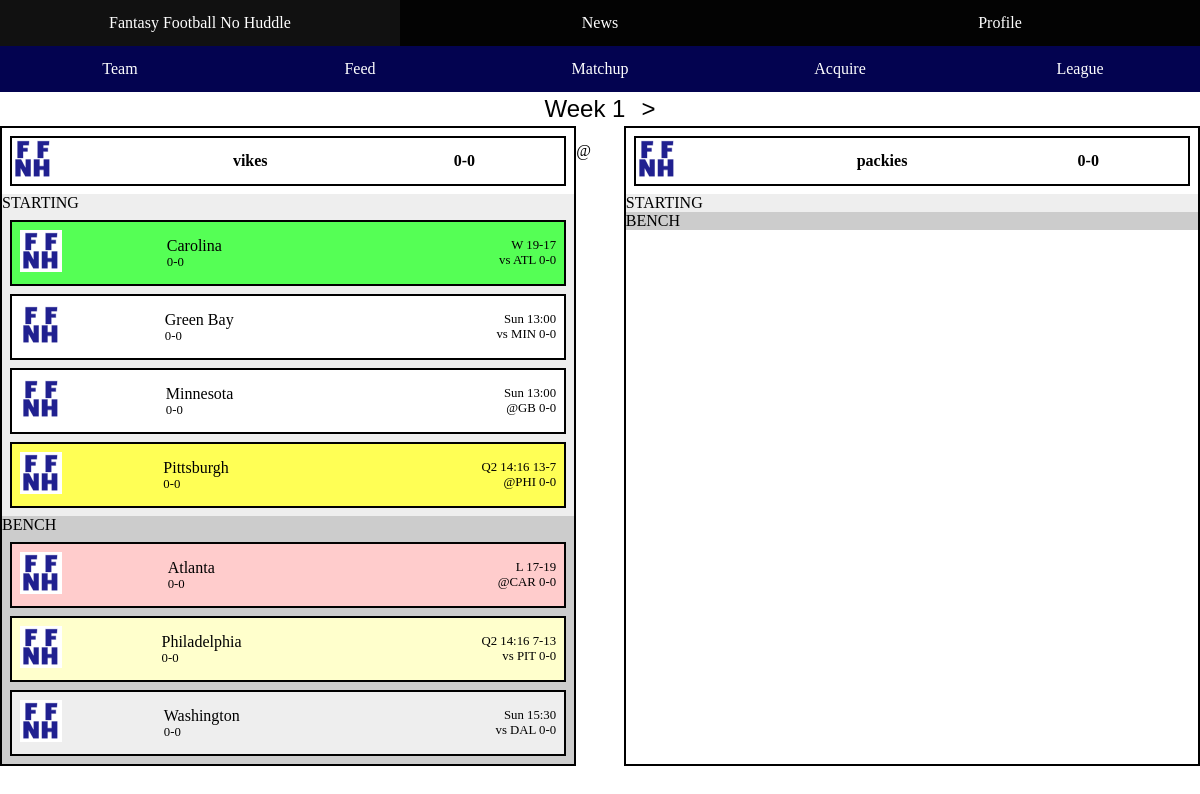
Screenshot of /matchup.php?currteamid=2 (signed in) with the database file from the repository.
### tables this page shows
CREATE TABLE fantasyteams (
	teamid INTEGER AUTO_INCREMENT, 
	owner VARCHAR(20), 
	league INTEGER, 
	teamname VARCHAR(40), 
	teamimage BLOB DEFAULT NULL, 
	wins	INTEGER DEFAULT 0, 
  losses	INTEGER DEFAULT 0, 
  ties	INTEGER DEFAULT 0,
    autostartlineup BOOLEAN DEFAULT false,
	PRIMARY KEY (teamid), 
	FOREIGN KEY (owner) REFERENCES profiles(username) ON UPDATE CASCADE ON DELETE SET NULL, 
	FOREIGN KEY (league) REFERENCES leagues(leagueid) ON DELETE CASCADE
);

CREATE TABLE nflteaminstances (
	nflteam VARCHAR(3), 
	league INTEGER, 
	instancenumber INTEGER,
	owner INTEGER DEFAULT NULL, 
	status ENUM ('starting', 'bench') DEFAULT NULL,
	PRIMARY KEY (nflteam, league, instancenumber),
	FOREIGN KEY (nflteam) REFERENCES nflteams(abbr) ON UPDATE CASCADE ON DELETE CASCADE, 
	FOREIGN KEY (league) REFERENCES leagues(leagueid) ON DELETE CASCADE,
	FOREIGN KEY (owner) REFERENCES fantasyteams(teamid) ON DELETE SET NULL
);

CREATE TABLE nflteams (
  abbr  VARCHAR(3),
  location    VARCHAR(40),
	mascot   VARCHAR(20),
	teamimage BLOB DEFAULT NULL,
  wins	INTEGER DEFAULT 0, 
  losses	INTEGER DEFAULT 0, 
  ties	INTEGER DEFAULT 0,
  PRIMARY KEY (abbr)
);

CREATE TABLE nflgames (
	week INTEGER, 
	hometeam VARCHAR(3), 
	awayteam VARCHAR(3), 
	day VARCHAR(3), 
	kickofftime TIME, 
	status ENUM ('upcoming', 'ongoing', 'final') DEFAULT 'upcoming', 
	homescore INTEGER, 
	awayscore INTEGER, 
	quarter INTEGER, 
	clock TIME, 
	PRIMARY KEY (week, hometeam, awayteam), 
	FOREIGN KEY(hometeam) REFERENCES nflteams(abbr) ON UPDATE CASCADE, 
	FOREIGN KEY(awayteam) REFERENCES nflteams(abbr) ON UPDATE CASCADE
);

### matchupfunction.php (called while the page is built)
<?php
function formGames($pdo, $teamid, $startstatus, &$games, $week){
	$statement = $pdo->prepare('SELECT i.nflteam, i.instancenumber, i.status,
	n.location, n.wins, n.losses, n.ties
	from nflteaminstances i
	join nflteams n on n.abbr = i.nflteam
	where owner = ?
	and status = ?');
	$statement->execute([$teamid, $startstatus]);
	$sqlarray = [];
	$numteams = 0;
	while ($row = $statement->fetch()) {
		$numteams = array_push($sqlarray, $row);
	}
	for ($i = 0; $i < $numteams; $i++) {
		array_push($games, new gameinstance);
		gameCreate($games[$i], $sqlarray[$i], $pdo, $week);
	}
} ?>

### gameinstance.php (the view, shortened to what this page needs)
<?php
class gameinstance {
	public $status;
	public $day;
	public $kickofftime;
	public $quarter;
	public $clock;
	public $mywins;
	public $mylosses;
	public $myties;
	public $ishome;
	public $myscore;
	public $oppabbr;
	public $oppwins;
	public $opplosses;
	public $oppties;
	public $oppscore;
  function stringMyRecord() {
		if ($this->myties == 0){
			return $this->mywins . "-" . $this->mylosses;
		}
    return $this->mywins . "-" . $this->mylosses . "-" . $this->myties;
  }
	function stringOppRecord() {
		if ($this->oppties == 0){
			return $this->oppwins . "-" . $this->opplosses;
		}
    return $this->oppwins . "-" . $this->opplosses . "-" . $this->oppties;
  }
	function timeAndScore() {
		if ($this->status == 'upcoming'){
			return $this->day . " " . substr($this->kickofftime, 0, 5);
		} else if ($this->status == 'ongoing'){
			return "Q" . $this->quarter . " " . substr($this->clock, 3, 5) . " " . $this->myscore . "-" . $this->oppscore;
		} else if ($this->status == 'final'){
			$str = "";
			if ($this->myscore > $this->oppscore){
				$str = "W ";
			} else if ($this->myscore < $this->oppscore){
				$str = "L ";
			}
			return $str . $this->myscore . "-" . $this->oppscore;
		}
	}
	function oppShort() {
		$str = "";
		if ($this->ishome){
			$str = "vs ";
		} else {
			$str = "@";
		}
		return $str . $this->oppabbr . " " . $this->stringOppRecord();
	}
	function getClass() {
		if ($this->status == 'upcoming') {
			$class = 'yettoplay';
		}
		if ($this->status == 'ongoing') {
			$class = 'inprogress';
		}
		if ($this->status == 'final' && $this->myscore > $this->oppscore) {
			$class = 'won';
		}
		if ($this->status == 'final' && $this->myscore < $this->oppscore) {
			$class = 'lost';
		}
		return $class;
	}
}
function checknull($value){
	if (is_null($value)){
		return "NULL";
	} else {
		return $value;
	}
}
function gameCreate($game, $sqlarray, $pdo, $week) {
		$game->myabbr = checknull($sqlarray['nflteam']);
		$game->mylocation = checknull($sqlarray['location']);
		$game->mywins = checknull($sqlarray['wins']);
		$game->mylosses = checknull($sqlarray['losses']);
		$game->myties = checknull($sqlarray['ties']);
		$currstatement = $pdo->prepare('SELECT hometeam, awayteam, status, day,
				kickofftime, homescore, awayscore, quarter, clock
				from nflgames
				where week = ?
				and hometeam = ?
				or awayteam = ?
				and week = ?');
		$currstatement->execute([$week, $game->myabbr, $game->myabbr, $week]);
		$currgame = $currstatement->fetch();
		if ($currgame == false){
		    $game->isonbye = true;
		} else {
			$game->isonbye = false;
		}
		if (!$game->isonbye) {
			$game->ishome = $currgame['hometeam'] == $game->myabbr;
			if ($game->ishome){
				$game->oppabbr = $currgame['awayteam'];
				$game->myscore = checknull($currgame['homescore']);
				$game->oppscore = checknull($currgame['awayscore']);
			} else {
				$game->oppabbr = $currgame['hometeam'];
				$game->myscore = checknull($currgame['awayscore']);
				$game->oppscore = checknull($currgame['homescore']);
			}
			$game->status = checknull($currgame['status']);
			$game->day = checknull($currgame['day']);
			$game->kickofftime = checknull($currgame['kickofftime']);
			$game->quarter = checknull($currgame['quarter']);
			$game->clock = checknull($currgame['clock']);
			$currstatement = $pdo->prepare('select wins, losses, ties, location
			from nflteams
			where abbr = ?');
			$currstatement->execute([$game->oppabbr]);
			$oppinfo = $currstatement->fetch();
			$game->oppwins = checknull($oppinfo['wins']);
			$game->opplosses = checknull($oppinfo['losses']);
			$game->oppties = checknull($oppinfo['ties']);
		}
}
function htmlOfSingleGame($game, $where, $leagueid) {
				$class = $game->getClass(); ?>
			<li class="<?php echo $class ?> gameinstance">
			<?php if ($game->isonbye) { ?>
				<div class="teamimage">
					<img src="ffnh.png" alt="Team Image" style="width:42px;height:42px;">
				</div>
				<div class="nflteaminfo">
					<p class="nflteamname"><?php echo $game->myinstancenumber; ?> <?php echo $game->mylocation; ?> </p>
					<p class="nflrecord"><?php echo $game->stringMyRecord() ?></p>
				</div>
				<div class="nflgameinfo">
					<p>Bye</p>
				</div>
			<?php } else if ($where == 'matchup'){ ?>
				<div class="teamimage">
					<img src="ffnh.png" alt="Team Image" style="width:42px;height:42px;">
				</div>
				<div class="nflteaminfo">
					<p class="nflteamname"> <?php echo $game->mylocation ?> </p>
					<p class="nflrecord"><?php echo $game->stringMyRecord() ?></p>
				</div>
				<div class="nflgameinfo">
					<p class="timeandscore"><?php echo $game->timeAndScore() ?></p>
					<p class="opponent"><?php echo $game->oppShort() ?> </p>
				</div>
			<?php } ?>
			</li> <?php
}
?>

### matchup.php (shortened to what this page needs)
<!DOCTYPE html>
<html lang="en">
<head>
	<link rel="stylesheet" href="header.css">
	<link rel="stylesheet" href="gameinstance.css">
	<link rel="stylesheet" href="colors.css">
	<link rel="stylesheet" href="fteaminstance.css">
	<link rel="stylesheet" href="matchup.css">
</head>
<body>
	<?php include("session_handling.php");
	include("gameinstance.php");
	include("fteaminstance.php");
	include("matchupfunction.php");
	$teamid = $_SESSION['teamid'];
	$currentweek = 1;
	$week = $currentweek;
	$currteamid = $teamid;
	if (isset($_GET['currteamid'])) {
		$currteamid = $_GET['currteamid'];
	}
	include("db.php");
	$pdo = $db;
	$statement = $pdo->prepare('SELECT hometeam, awayteam
	from fantasymatchups
	where hometeam = ?
	and week = ?
	or awayteam = ?
	and week = ?');
	$statement->execute([$currteamid, $week, $currteamid, $week]);
	$row = $statement->fetch();
	$hometeamid = $row['hometeam'];
	$awayteamid = $row['awayteam'];
	$statement = $pdo->prepare('select teamid, teamname, wins, losses, ties, owner
	from fantasyteams
	where teamid = ?');
	$statement->execute([$awayteamid]);
	$statement = $pdo->prepare('select teamid, teamname, wins, losses, ties, owner
	from fantasyteams
	where teamid = ?');
	$statement->execute([$hometeamid]);
	$awayteam = new fteaminstance;
	$awaystartinggames = [];
	if ($pdo && $awayteam->teamid){
		formGames($pdo, $awayteam->teamid, 'starting', $awaystartinggames, $week);
	}
	$awaybenchgames = [];
	if ($pdo && $awayteam->teamid){
		formGames($pdo, $awayteam->teamid, 'bench', $awaybenchgames, $week);
	}
	?>
	<div id="week-selector">
		<button> Week <?php echo $week;?></button>
		<?php if ($week < 17){
			?><button id="weekplus"> &gt </button> <?php
		} ?>
	</div>
	<div id="splitscreen">
		<div class="lefthalf half">
			<ul class="fteaminstance">
				<?php
					htmlSingleTeam($awayteam);
				 ?>
			</ul>
			<section class="starting roster">
				STARTING
				<ul>
					<?php for ($i = 0; $i < sizeof($awaystartinggames); $i++) {
						htmlOfSingleGame($awaystartinggames[$i], 'matchup', $leagueid);
					} ?>
				</ul>
			</section>
			<section class="bench roster">
				BENCH
				<ul>
					<?php for ($i = 0; $i < sizeof($awaybenchgames); $i++) {
						htmlOfSingleGame($awaybenchgames[$i], 'matchup', $leagueid);
					} ?>
				</ul>
			</section>
		</div>
		<div id="center">
			<p>@</p>
		</div>
		<div class="righthalf half">
			<ul class="fteaminstance">
			</ul>
			<section class="starting roster">
				STARTING
			</section>
			<section class="bench roster">
				BENCH
			</section>
		</div>
	</div>

### fteaminstance.php (shortened to what this page needs)
<?php
class fteaminstance {
	public $wins;
	public $losses;
	public $ties;
	function stringMyRecord() {
		if ($this->ties == 0){
			return $this->wins . "-" . $this->losses;
		}
    return $this->wins . "-" . $this->losses . "-" . $this->ties;
  }
}
function fteamCreate($fteam, $sqlarray){
	$fteam->teamname = $sqlarray['teamname'];
	$fteam->wins = $sqlarray['wins'];
	$fteam->losses = $sqlarray['losses'];
	$fteam->ties = $sqlarray['ties'];
}
function htmlSingleTeam($fteam) { ?>
	<li class="fteam">
		<div class="teamimage">
			<img src="ffnh.png" alt="Team Image" style="width:42px;height:42px;">
		</div>
		<div class="fteamname">
			<p> <?php echo $fteam->teamname . "&nbsp" ?> </p>
		</div>
		<div class="record">
			<p><?php echo $fteam->stringMyRecord() ?></p>
		</div>
	</li>
<?php }
?>

### header.css (style rules this page uses)
body { margin: 0px; }
nav ul { list-style-type: none; margin: 0; padding: 0; overflow: hidden; display: flex; align-items: stretch; }
ul.nav1 { background-color: #030303; }
ul.nav2 { background-color: #030350; }
.nav1 li { flex: 0 1 34%; }
.nav2 li { flex: 0 1 20%; }
nav ul li a { display: block; color: white; text-align: center; padding: 14px 16px; text-decoration: none; height: 100%; }

### gameinstance.css (style rules this page uses)
.roster ul { list-style-type: none; margin: 0; padding: 0; overflow: hidden; }
.roster li { display: flex; justify-content: space-between; align-items: center; padding: 0.5em; margin: 0.5em; border: 2px solid black; }
.roster p { margin-block-start: 0; margin-block-end: 0; font-size: 80%; }
p.nflteamname { font-size: 100%; }
div.teamimage { flex-grow: 1; }
div.nflteaminfo { flex-grow: 1; }
div.nflgameinfo { flex-grow: 6; display: flex; flex-direction:column; align-items:right; }
.timeandscore { text-align: right; }
.opponent { text-align: right; }

### colors.css (style rules this page uses)
.starting .won { background-color: #55ff55; }
.starting .inprogress { background-color: #ffff55; }
.starting .yettoplay { background-color: white; }
.bench .inprogress { background-color: #ffffcc; }
.bench .lost { background-color: #ffcccc; }
.bench .yettoplay { background-color: #eeeeee; }
.starting { background-color: #eeeeee; }
.bench { background-color: #cccccc; }
.fteam { background-color: white; }

### fteaminstance.css (style rules this page uses)
ul.fteaminstance { list-style-type: none; margin: 0; padding: 0; overflow: hidden; }
ul.fteaminstance li { display: flex; justify-content: space-between; align-items: center; padding: 0.5em; margin: 0.5em; border: 2px solid black; }
ul.fteaminstance p { margin:0; }
.teamimage { flex: 0 1 20%; }
.fteamname { flex: 0 1 40%; font-weight: bold; font-size: 2em; margin: 0; }
.record { flex: 0 0 10%; font-weight:bold; }

### matchup.css (style rules this page uses)
#week-selector { display: flex; justify-content: center; }
#week-selector button { background-color: white; border-color: transparent; font-size: 150%; }
#splitscreen { display: flex; }
.half { flex: 0 1 48%; border: 2px solid black; }
#center { flex: 0 1 4%; }
.record { flex: 0 0 20%; }
.fteamname { font-size: 1em; }
ul.fteaminstance li { padding: 0; }

### rows the page displays
fantasyteams: teamname "vikes", $fteam->stringMyRecord() "0-0"
nflteaminstances: nflteam.location "Carolina", nflteam.losses "0-0"
nflgames: $game->timeAndScore() "W 19-17", $game->oppShort() "vs ATL 0-0", $game->timeAndScore() "L 17-19", hometeam.losses "@CAR 0-0"
nflteaminstances: nflteam.location "Green Bay", nflteam.losses "0-0"
nflgames: $game->timeAndScore() "Sun 13:00", $game->oppShort() "vs MIN 0-0", hometeam.losses "@GB 0-0"
nflteaminstances: nflteam.location "Minnesota", nflteam.losses "0-0"
nflteaminstances: nflteam.location "Pittsburgh", nflteam.losses "0-0"
nflgames: $game->timeAndScore() "Q2 14:16 13-7", hometeam.losses "@PHI 0-0", $game->timeAndScore() "Q2 14:16 7-13", $game->oppShort() "vs PIT 0-0"
nflteaminstances: nflteam.location "Atlanta", nflteam.losses "0-0"
nflteaminstances: nflteam.location "Philadelphia", nflteam.losses "0-0"
nflteaminstances: nflteam.location "Washington", nflteam.losses "0-0"
nflgames: $game->timeAndScore() "Sun 15:30", $game->oppShort() "vs DAL 0-0"
fantasyteams: teamname "packies", $fteam->stringMyRecord() "0-0"

### other values shown
$week "1"
